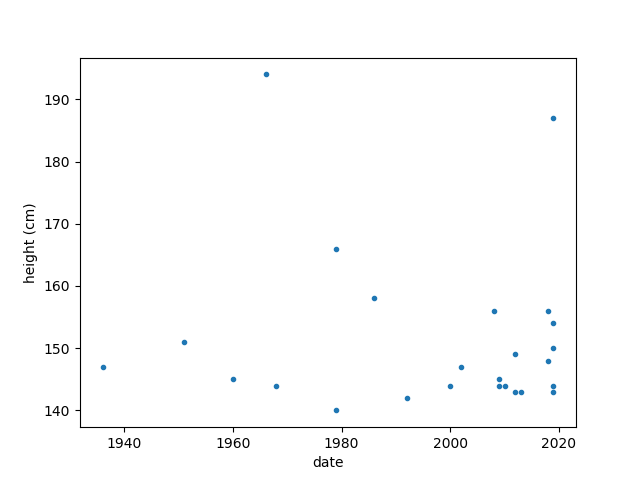

The Python source for this figure:
#!/usr/bin/env python3

# (date,height cm)
events=[
(194,1966),
(187,2019),
(166,1979),
(158,1986),
(156,2008),
(156,2018),
(154,2019),
(151,1951),
(150,2019),
(149,2012),
(148,2018),
(147,1936),
(147,2002),
(145,1960),
(145,2009),
(144,1968),
(144,2000),
(144,2009),
(144,2010),
(144,2019),
(143,2012),
(143,2013),
(143,2019),
(142,1992),
(140,1979)]

events.sort(key=lambda x: x[1])

years = [ y for (h,y) in events  ]
height= [h for (h,y) in events ]

import matplotlib.pyplot as plt

plt.figure()
plt.xlabel('date')
plt.ylabel('height (cm)')
plt.plot(years,height,'o',markersize=3)

plt.savefig('acqua_alta.png')
